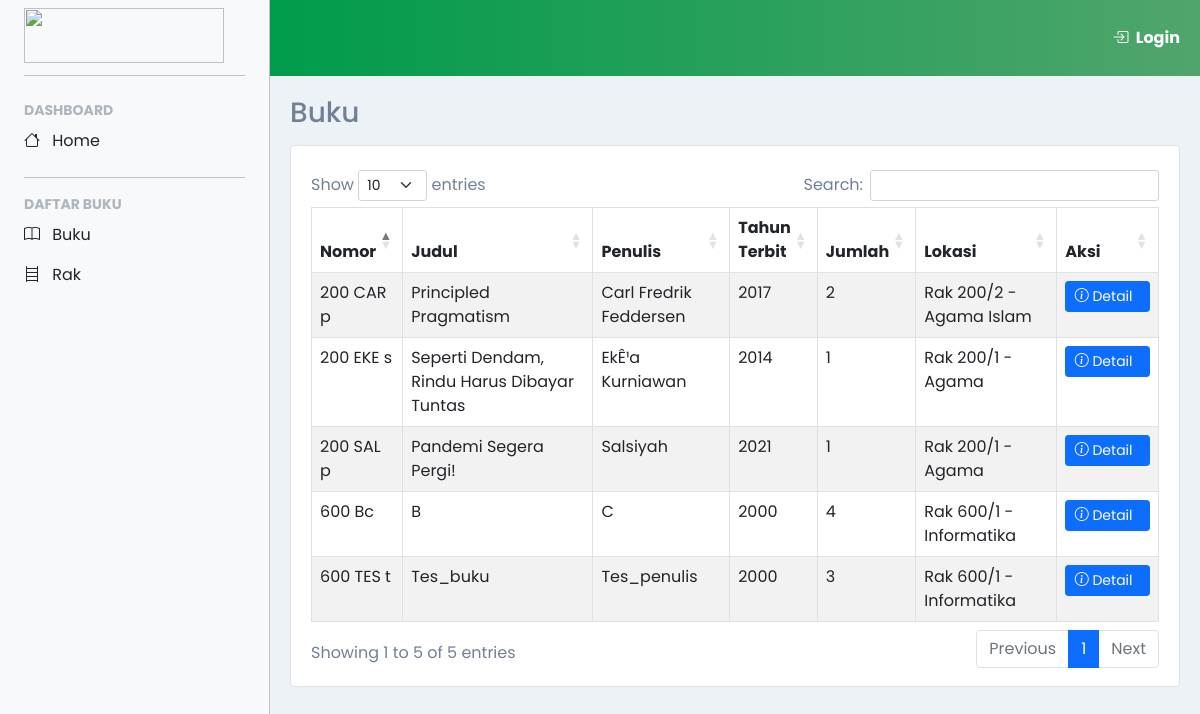
The page /account/basic/buku/buku.php on the database its author committed.
### tables this page shows
CREATE TABLE `buku` (
  `nomor_klasifikasi` varchar(7) NOT NULL,
  `isbn` varchar(13) NOT NULL,
  `nomor_rak` varchar(5) NOT NULL,
  `judul` varchar(50) NOT NULL,
  `penulis` varchar(50) NOT NULL,
  `penerbit` varchar(50) NOT NULL,
  `tahun_terbit` year(4) NOT NULL,
  `stok` int(3) NOT NULL
);

CREATE TABLE `rak` (
  `nomor_rak` varchar(5) NOT NULL,
  `nama_rak` varchar(50) NOT NULL,
  `jumlah_buku` int(3) NOT NULL,
  `kategori` enum('000 - Umum','100 - Filsafat dan Psikologi','200 - Agama','300 - Sosial','400 - Bahasa','500 - Sains dan Matematika','600 - Teknologi dan Teknik','700 - Seni dan Rekreasi','800 - Literatur dan Sastra','900 - Sejarah dan Geografi') NOT NULL
);

### account/basic/buku/buku.php (the view, shortened to what this page needs)
<?php
include('../../../confiq.php');
$query = "SELECT * FROM `buku` LEFT JOIN `rak` ON buku.nomor_rak = rak.nomor_rak";
$result = mysqli_query($conn, $query);
?>
<!DOCTYPE html>
<html>
  <head>
  </head>
  <body>
    <main>
      <div class="container-fluid content transition">
        <h3>Buku</h3>
        <div class="card border">
          <div class="card-body mt-2 mx-1">
            <div class="table-responsive">
              <table class="table table-striped table-bordered table-hover" id="dataTables-example">
                <thead>
                  <tr>
                    <th width="10%">Nomor</th>
                    <th>Judul</th>
                    <th>Penulis</th>
                    <th width="7%">Tahun Terbit</th>
                    <th width="7%">Jumlah</th>
                    <th>Lokasi</th>
                    <th width="12%">Aksi</th>
                  </tr>
                </thead>
                <tbody>
                  <?php
                    while($data = mysqli_fetch_array($result, MYSQLI_ASSOC)){
                      echo "<tr><td name='id'>".substr($data['nomor_klasifikasi'],0,3)." ".substr($data['nomor_klasifikasi'],3,3)." ".substr($data['nomor_klasifikasi'],6,1)."</td>";
                      echo "<td>".$data['judul']."</td>";
                      echo "<td>".$data['penulis']."</td>";
                      echo "<td>".$data['tahun_terbit']."</td>";
                      echo "<td>".$data['stok']."</td>";
                      echo "<td>Rak ".$data['nomor_rak']." - ".$data['nama_rak']."</td>";
                      echo "<td class='text-center'>
                            <a type='button' class='btn btn-primary d-grid btn-sm' data-bs-toggle='modal' data-bs-target='#detail".$data['nomor_klasifikasi']."'>
                              <span class='me-2'><i class='bi bi-info-circle'></i><span>
                              <span>Detail</span>
                            </a></td></tr>";?>
                            </div><?php
                    }
                  ?>
                </tbody>
              </table>
            </div>
          </div>
        </div>
      </div>
    </main>
  </body>
</html>

### account/basic/layout/style.css (style rules this page uses)
html, body { color: #718096 !important; background-color: #edf2f7; scroll-behavior: smooth; }
body, button { font-family: "Poppins", sans-serif; }
:root { --offcanvas-width: 270px; --topNavbarHeight: 56px; }
main { margin-top: var(--topNavbarHeight); }
.text-gray-500 { color: #adb5bd !important; }
.sidebar-nav { width: var(--offcanvas-width); }
.content { padding: 15px; }
.content h3 { margin-bottom: 15px; }
.transition { -webkit-transition: all .3s ease; -moz-transition: all .3s ease; -ms-transition: all .3s ease; -o-transition: all .3s ease; transition: all .3s ease; }
.navbar { background-image: linear-gradient(to right, #009B4C, #69c387); }
.navbar-nav .logo { display: none; margin: 0px; width: 0px; height: 0px; }
.navbar-nav .logo-divider { display: none; }
@media (min-width: 992px) { body { overflow: auto !important; } }
@media (min-width: 992px) { :root { --topNavbarHeight: 76px; } }
@media (min-width: 992px) { main { margin-left: var(--offcanvas-width); margin-top: var(--topNavbarHeight); } }
@media (min-width: 992px) { .content { padding: 20px; } }
@media (min-width: 992px) { .sidebar-nav { -webkit-transform: none; transform: none; visibility: visible !important; height: 100%; } }
@media (min-width: 992px) { .navbar { height: var(--topNavbarHeight); background-image: linear-gradient(to right, #009B4C, #50a56c); width: calc(100% - var(--offcanvas-width)); margin-left: var(--offcanvas-width); transition: all .3s; } }
@media (min-width: 992px) { .navbar-nav .logo { display: initial; margin-left: 24px; margin-top: 8px; margin-bottom: 4px; margin-right: 24px; width: 200px; height: 55px; } }
@media (min-width: 992px) { .navbar-nav .logo-divider { display: initial; } }

### rows shown on the page
buku: nomor_klasifikasi "200", nomor_klasifikasi "CAR", nomor_klasifikasi "p", judul "Principled Pragmatism", penulis "Carl Fredrik Feddersen", tahun_terbit "2017", stok "2", nomor_rak.nomor_rak "200/2", nomor_rak.nama_rak "Agama Islam"
buku: nomor_klasifikasi "200", nomor_klasifikasi "EKE", nomor_klasifikasi "s", judul "Seperti Dendam, Rindu Harus Dibayar Tuntas", penulis "EkÊ¹a Kurniawan", tahun_terbit "2014", stok "1", nomor_rak.nomor_rak "200/1", nomor_rak.nama_rak "Agama"
buku: nomor_klasifikasi "200", nomor_klasifikasi "SAL", nomor_klasifikasi "p", judul "Pandemi Segera Pergi!", penulis "Salsiyah", tahun_terbit "2021", stok "1", nomor_rak.nomor_rak "200/1", nomor_rak.nama_rak "Agama"
buku: nomor_klasifikasi "600", nomor_klasifikasi "Bc", judul "B", penulis "C", tahun_terbit "2000", stok "4", nomor_rak.nomor_rak "600/1", nomor_rak.nama_rak "Informatika"
buku: nomor_klasifikasi "600", nomor_klasifikasi "TES", nomor_klasifikasi "t", judul "Tes_buku", penulis "Tes_penulis", tahun_terbit "2000", stok "3", nomor_rak.nomor_rak "600/1", nomor_rak.nama_rak "Informatika"
